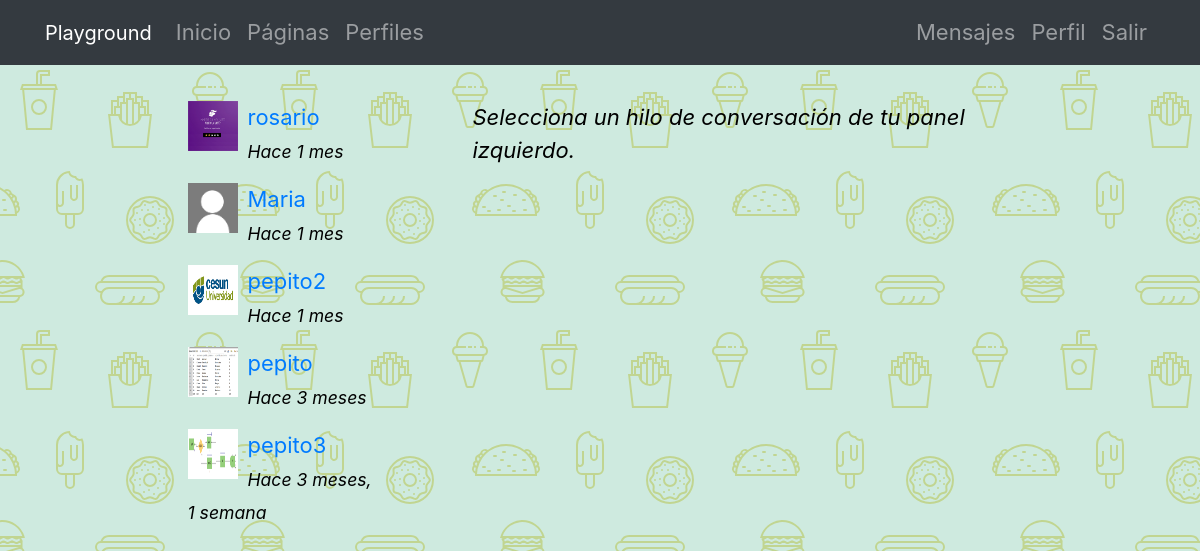
The app's page /messenger/ (signed in) with its own data.
### registration/models.py (models this page shows)
class Profile(models.Model):
    user = models.OneToOneField(User, on_delete=models.CASCADE)
    avatar = models.ImageField(upload_to=custom_upload_to, null=True, blank=True)
    bio = models.TextField(null=True, blank=True)
    link = models.URLField(max_length=200, null=True, blank=True)
    class Meta:
        ordering = ["user__username"]

### messenger/models.py (models this page shows)
class Thread(models.Model):
    users = models.ManyToManyField(User, related_name='threads')
    messages = models.ManyToManyField(Message)
    updated = models.DateTimeField(auto_now=True)
    objects = ThreadManager()
    class Meta:
        ordering = ['-updated']

class Message(models.Model):
    user = models.ForeignKey(User, on_delete=models.CASCADE)
    content = models.TextField()
    created = models.DateTimeField(auto_now_add=True)
    class Meta:
        ordering = ['created']

### messenger/views.py (the view)
# urls.py: path('', ThreadList.as_view(), name="list"),
@method_decorator(login_required, name="dispatch")
class ThreadList(TemplateView):
    template_name = "messenger/thread_list.html"

### messenger/templates/messenger/thread_list.html (shortened to what this page needs)
{% extends 'core/base.html' %}
{% load static %}
{% block content %}
<main role="main">
  <div class="container">
    <div class="row mt-3">
      <div class="col-md-9 mx-auto mb-5">
        <div class="row">
          <div class="col-md-4">
            {% for thread in request.user.threads.all %}
              {% if thread.messages.all|length > 0 %}
                <div class="mb-3">
                  {% for user in thread.users.all %}
                    {% if user != request.user %}
                      {% if user.profile.avatar %}
                        <img src="{{user.profile.avatar.url}}" class="avatar">
                      {% else %}
                        <img src="{% static 'registration/img/no-avatar.jpg' %}" class="avatar">
                      {% endif %}
                      <div>
                        <a href="{% url 'messenger:detail' thread.pk %}">{{user}}</a><br>
                        <small><i>Hace {{thread.messages.last.created|timesince}}</i></small>
                      </div>
                    {% endif %}
                  {% endfor %}
                </div>
              {% endif %}
            {% endfor %}
          </div>
          <div class="col-md-8">
            <p><i>Selecciona un hilo de conversación de tu panel izquierdo.</i></p>
          </div>
        </div>
      </div>
    </div>
  </div>
</main>
{% endblock %}

### core/static/core/css/main.css (style rules this page uses)
main { padding-top: 20px; }
:root { --jumbotron-padding-y: 3rem; }

### core/templates/core/base.html (style rules this page uses)
.color_perro { color:black; font-size:22px; background-color: #ceeadf; }

### messenger/templates/messenger/thread_list.html (style rules this page uses)
.avatar { width:50px; height:50px; float:left; margin-right:10px; }

### records on screen
Thread: messages.last.created "1 mes"
Thread: messages.last.created "1 mes"
Thread: messages.last.created "1 mes"
Thread: messages.last.created "3 meses"
Thread: messages.last.created "3 meses, 1 semana"

### other values on screen
{{ user }} "rosario"
{{ user }} "Maria"
{{ user }} "pepito2"
{{ user }} "pepito"
{{ user }} "pepito3"
